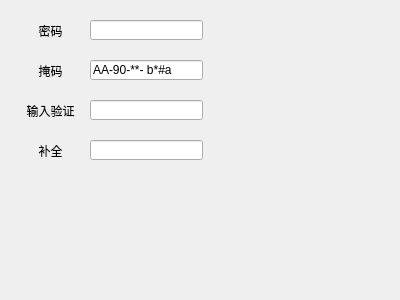
<?xml version="1.0" encoding="UTF-8"?>
<ui version="4.0">
 <class>Widget_lineedit</class>
 <widget class="QWidget" name="Widget_lineedit">
  <property name="geometry">
   <rect>
    <x>0</x>
    <y>0</y>
    <width>400</width>
    <height>300</height>
   </rect>
  </property>
  <property name="windowTitle">
   <string>Widget_lineedit</string>
  </property>
  <widget class="QLabel" name="label">
   <property name="geometry">
    <rect>
     <x>20</x>
     <y>20</y>
     <width>61</width>
     <height>21</height>
    </rect>
   </property>
   <property name="text">
    <string>密码</string>
   </property>
   <property name="alignment">
    <set>Qt::AlignCenter</set>
   </property>
  </widget>
  <widget class="QLineEdit" name="lineEdit_1">
   <property name="geometry">
    <rect>
     <x>90</x>
     <y>20</y>
     <width>113</width>
     <height>20</height>
    </rect>
   </property>
   <property name="echoMode">
    <enum>QLineEdit::Password</enum>
   </property>
   <property name="clearButtonEnabled">
    <bool>false</bool>
   </property>
  </widget>
  <widget class="QLineEdit" name="lineEdit_2">
   <property name="geometry">
    <rect>
     <x>90</x>
     <y>60</y>
     <width>113</width>
     <height>20</height>
    </rect>
   </property>
   <property name="inputMask">
    <string>&gt;AA-90-bb-! aa\#H;*</string>
   </property>
   <property name="text">
    <string>AA-90-- b#a</string>
   </property>
   <property name="echoMode">
    <enum>QLineEdit::Normal</enum>
   </property>
  </widget>
  <widget class="QLabel" name="label_2">
   <property name="geometry">
    <rect>
     <x>20</x>
     <y>60</y>
     <width>61</width>
     <height>21</height>
    </rect>
   </property>
   <property name="text">
    <string>掩码</string>
   </property>
   <property name="alignment">
    <set>Qt::AlignCenter</set>
   </property>
  </widget>
  <widget class="QLineEdit" name="lineEdit_3">
   <property name="geometry">
    <rect>
     <x>90</x>
     <y>100</y>
     <width>113</width>
     <height>20</height>
    </rect>
   </property>
   <property name="echoMode">
    <enum>QLineEdit::Normal</enum>
   </property>
  </widget>
  <widget class="QLabel" name="label_3">
   <property name="geometry">
    <rect>
     <x>20</x>
     <y>100</y>
     <width>61</width>
     <height>21</height>
    </rect>
   </property>
   <property name="text">
    <string>输入验证</string>
   </property>
   <property name="alignment">
    <set>Qt::AlignCenter</set>
   </property>
  </widget>
  <widget class="QLineEdit" name="lineEdit_4">
   <property name="geometry">
    <rect>
     <x>90</x>
     <y>140</y>
     <width>113</width>
     <height>20</height>
    </rect>
   </property>
   <property name="echoMode">
    <enum>QLineEdit::Normal</enum>
   </property>
  </widget>
  <widget class="QLabel" name="label_4">
   <property name="geometry">
    <rect>
     <x>20</x>
     <y>140</y>
     <width>61</width>
     <height>21</height>
    </rect>
   </property>
   <property name="text">
    <string>补全</string>
   </property>
   <property name="alignment">
    <set>Qt::AlignCenter</set>
   </property>
  </widget>
 </widget>
 <layoutdefault spacing="6" margin="11"/>
 <resources/>
 <connections/>
</ui>
